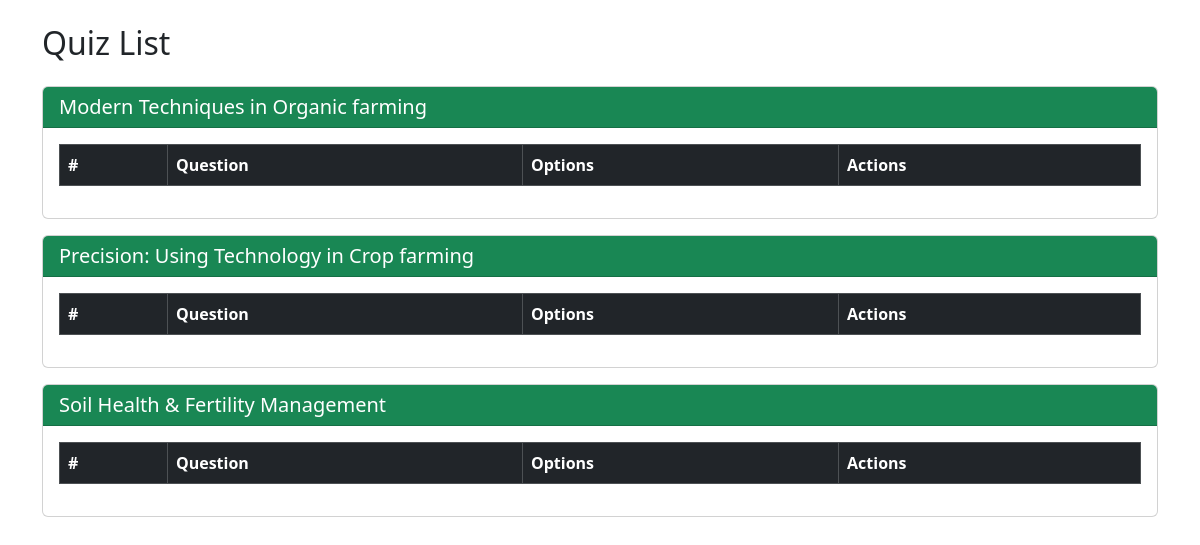
Page /quiz_list.php (signed in) on the earlier database version.
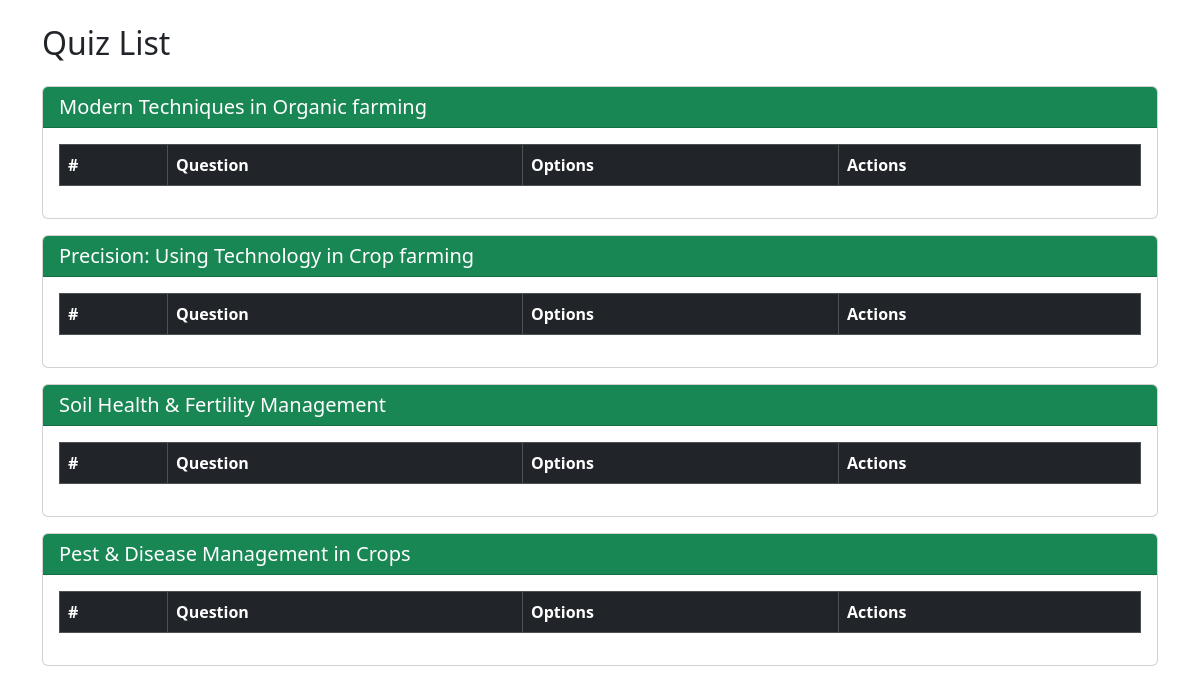
Same page on the later database version.
### tables this page shows
CREATE TABLE `course_table` (
  `course_id` int(11) NOT NULL,
  `course_title` varchar(255) NOT NULL,
  `course_description` text NOT NULL,
  `course_photo` varchar(255) NOT NULL,
  `instructor_id` int(11) NOT NULL,
  `course_category` varchar(100) NOT NULL,
  `course_price` decimal(10,2) DEFAULT 0.00,
  `last_updated` timestamp NOT NULL DEFAULT current_timestamp() ON UPDATE current_timestamp()
);

### quiz_list.php (the view, shortened to what this page needs)
<?php
require_once 'dbconnect.php';
$user_id = $_SESSION['user_id'];
$user_role = $_SESSION['user_role'];
if ($user_role == 'Admin') {
    $courseQuery = "SELECT * FROM course_table";
} elseif ($user_role == 'Instructor') {
    $courseQuery = "SELECT * FROM course_table WHERE instructor_id = $user_id";
} else {
    $courseQuery = "SELECT * FROM course_table WHERE course_id IN (SELECT course_id FROM learning_table WHERE user_id = $user_id)";
}
$courseResult = mysqli_query($conn, $courseQuery);
?>
<!DOCTYPE html>
<html lang="en">
<head>
    <link href="bootstrap-5/css/bootstrap.min.css" rel="stylesheet">
</head>
<body>
<div class="container mt-4">
    <h2 class="mb-4">Quiz List</h2>
    <?php while ($course = mysqli_fetch_assoc($courseResult)): ?>
        <div class="card mb-3">
            <div class="card-header bg-success text-white">
                <h5 class="mb-0"><?= htmlspecialchars($course['course_title']); ?></h5>
            </div>
            <div class="card-body">
                <table class="table table-bordered">
                    <thead class="table-dark">
                        <tr>
                            <th>#</th>
                            <th>Question</th>
                            <th>Options</th>
                            <th>Actions</th>
                        </tr>
                    </thead>
                </table>
            </div>
        </div>
    <?php endwhile; ?>
</div>
</body>
</html>

Differences in the rows shown:
added course_table: course_title "Pest & Disease Management in Crops"
